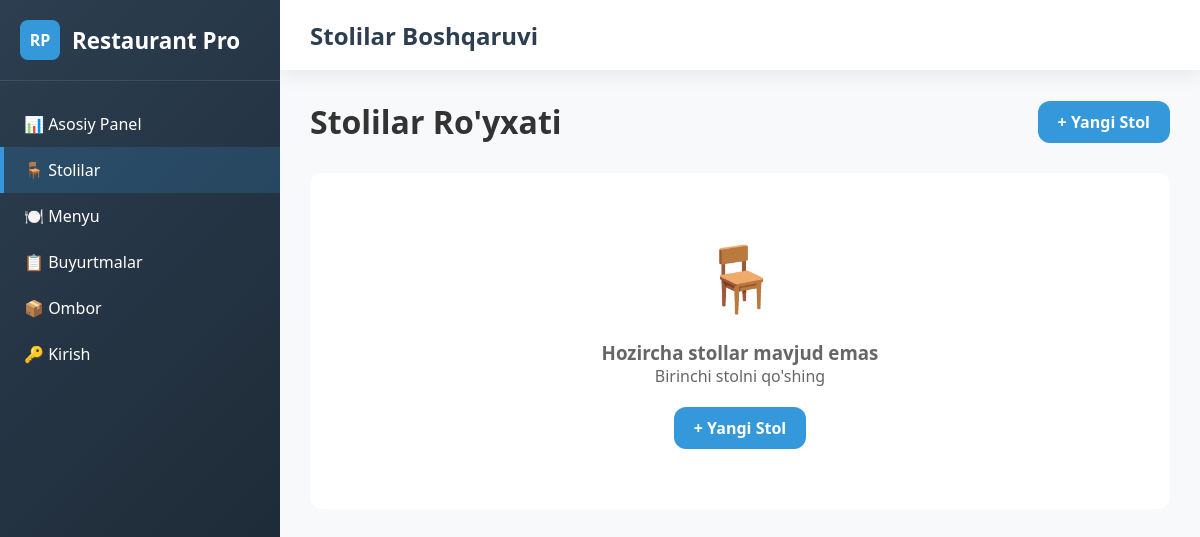
Page /tables/ on the earlier database version.
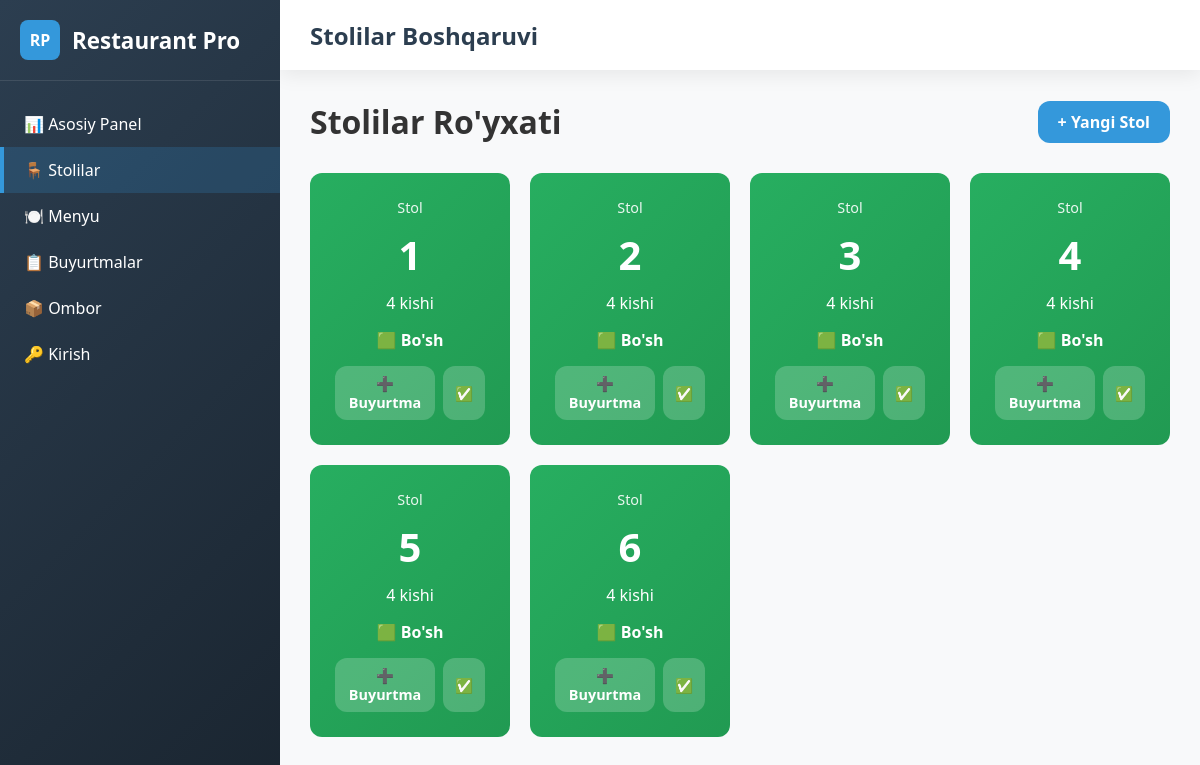
Same page on the later database version.
### main/models.py (models this page shows, shortened)
class Table(models.Model):
    number = models.PositiveIntegerField(unique=True)
    seats = models.PositiveIntegerField(default=4)
    is_occupied = models.BooleanField(default=False)

### main/views.py (the view)
# urls.py: path('tables/', tables_list, name='tables'),
def tables_list(request):
    tables = Table.objects.all()
    return render(request, 'tables.html', {'tables': tables})

### templates/tables.html (shortened to what this page needs)
{% extends 'base.html' %}
{% block page_title %}Stolilar Boshqaruvi{% endblock %}
{% block content %}
<div style="display: flex; justify-content: space-between; align-items: center; margin-bottom: 30px;">
    <h1>Stolilar Ro'yxati</h1>
    <a href="{% url 'table_add' %}" class="btn btn-primary">+ Yangi Stol</a>
</div>
<div style="display: grid; grid-template-columns: repeat(auto-fill, minmax(200px, 1fr)); gap: 20px;">
    {% for table in tables %}
    <div class="table-card {% if table.is_occupied %}occupied{% else %}free{% endif %}"
         style="background: {% if table.is_occupied %}linear-gradient(135deg, #e74c3c, #c0392b){% else %}linear-gradient(135deg, #27ae60, #219a52){% endif %};
                color: white; padding: 25px; border-radius: var(--border-radius); text-align: center; cursor: pointer; transition: var(--transition);">
        <div style="font-size: 0.9rem; opacity: 0.9;">Stol</div>
        <div style="font-size: 2.5rem; font-weight: bold; margin: 10px 0;">{{ table.number }}</div>
        <div style="margin-bottom: 15px;">{{ table.seats }} kishi</div>
        <div style="font-weight: 600; margin-bottom: 15px;">
            {% if table.is_occupied %}🟥 Band{% else %}🟩 Bo'sh{% endif %}
        </div>
        <div style="display: flex; gap: 8px; justify-content: center;">
            {% if table.is_occupied %}
            <a href="{% url 'table_order' table.id %}" class="btn" style="background: rgba(255,255,255,0.2); color: white; padding: 8px 12px; font-size: 0.9rem;">📋 Buyurtma</a>
            {% else %}
            <a href="{% url 'table_order' table.id %}" class="btn" style="background: rgba(255,255,255,0.2); color: white; padding: 8px 12px; font-size: 0.9rem;">➕ Buyurtma</a>
            {% endif %}
            <a href="{% url 'table_toggle' table.id %}" class="btn" style="background: rgba(255,255,255,0.2); color: white; padding: 8px 12px; font-size: 0.9rem;">
                {% if table.is_occupied %}🔄{% else %}✅{% endif %}
            </a>
        </div>
    </div>
    {% empty %}
    <div style="grid-column: 1 / -1; text-align: center; padding: 60px; color: #666; background: white; border-radius: var(--border-radius);">
        <div style="font-size: 4rem; margin-bottom: 20px;">🪑</div>
        <h3>Hozircha stollar mavjud emas</h3>
        <p>Birinchi stolni qo'shing</p>
        <a href="{% url 'table_add' %}" class="btn btn-primary" style="margin-top: 20px;">+ Yangi Stol</a>
    </div>
    {% endfor %}
</div>
{% endblock %}

Differences in the rows shown:
added Table: number "1", seats "4", is_occupied "🟩 Bo'sh"
added Table: number "2", seats "4", is_occupied "🟩 Bo'sh"
added Table: number "3", seats "4", is_occupied "🟩 Bo'sh"
added Table: number "4", seats "4", is_occupied "🟩 Bo'sh"
added Table: number "5", seats "4", is_occupied "🟩 Bo'sh"
added Table: number "6", seats "4", is_occupied "🟩 Bo'sh"
Other differences:
text no longer shown: "🪑 Hozircha stollar mavjud emas Birinchi stolni qo'shing + Yangi Stol"
